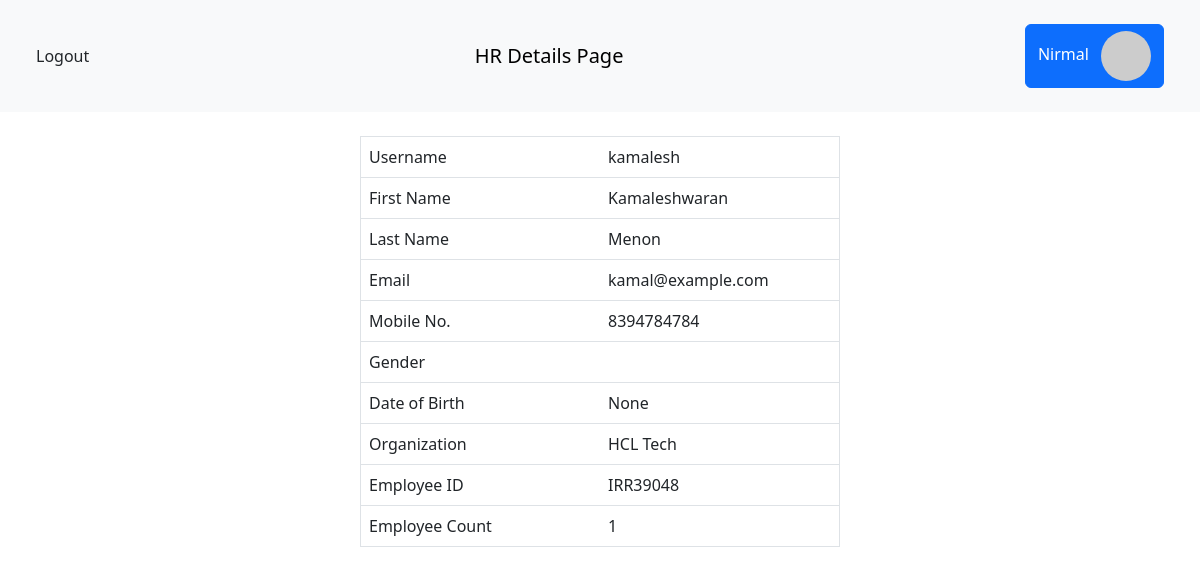
The page /pages/view_hr/2 (signed in) on the database its author committed.
### accounts/models.py (models this page shows)
class User(AbstractUser):
    mobile = models.CharField("Mobile No.", max_length=10, null=False, blank=False)
    emp_id = models.CharField("Employee ID", max_length=8, null=False, blank=False)

class Admin(User):
    org = models.CharField("Organization", max_length=50, null=False, blank=False)

### pages/views.py (the view)
# urls.py: path("view_hr/<int:pk>", views.view_hr_details, name="view_hr"),
def view_hr_details(request, pk):
    if not (if_admin(request) or if_hr(request)):
        return redirect("manager_login")
    context = dict()
    context["title"] = "View Details | HR"
    context["heading"] = "HR Details Page"
    try:
        user = HRManager.objects.all().get(id=pk)
        cur_id = request.user.id
        if (cur_id != user.my_admin.id) and (cur_id != user.id):
            raise Exception()
        employee_count = Employee.objects.all().filter(my_hr=user).count
        data = (
            ("Username", user.username),
            ("First Name", user.first_name),
            ("Last Name", user.last_name),
            ("Email", user.email),
            ("Mobile No.", user.mobile),
            ("Gender", user.gender),
            ("Date of Birth", user.dob),
            ("Organization", user.my_admin.org),
            ("Employee ID", user.emp_id),
            ("Employee Count", employee_count),
        )
        context["data"] = data
    except:
        messages.error(request, USER_NF)
    return render(request, "admin/view_user.html", context)

### accounts/custom.py (called while the page is built)
def if_admin(request):
    if request.user.is_authenticated:
        username = request.user.username
        if Admin.objects.all().filter(username=username).exists():
            return True
    return False

### templates/admin/view_user.html (shortened to what this page needs)
{% extends 'pages/base.html' %}
{% block heading %}{{ heading }}{% endblock heading %}
{% block content %}
<div class="d-flex justify-content-center">
    <table class="table border" style="max-width: 30rem;">
        <tbody>
            {% for field in data %}
            <tr>
                <td class="col-6">{{ field.0 }}</td>
                <td class="col-6">{{ field.1 }}</td>
            </tr>
            {% endfor %}
        </tbody>
    </table>
</div>
{% endblock content %}

### templates/pages/base.html (shortened to what this page needs)
<!DOCTYPE html>
<html lang="en">
<head>
    <link href="https://cdn.jsdelivr.net/npm/bootstrap@5.3.0-alpha1/dist/css/bootstrap.min.css" rel="stylesheet"
>
</head>
<body>
    <nav class="navbar navbar-light bg-light mb-4 p-sm-4">
        <div class="container-fluid">
            <a class="nav-link" href="{% url 'logout' %}">Logout</a>
            <span class="navbar-brand mb-0 h1">{% block heading %}{% endblock heading %}</span>
            <a class="btn btn-primary" href="{% url 'view_profile' %}">{{ user.first_name }}
                <img class="rounded-circle ms-2" src="https://picsum.photos/50" alt="">
            </a>
        </div>
    </nav>
    <div class="container mb-4">
        <div class="row">
            {% block content %}
            {% endblock content%}
        </div>
    </div>
</body>

### rows shown on the page
User: first_name "Nirmal"
User: username "kamalesh" "Kamaleshwaran" "Menon" "kamal@example.com" "8394784784" "IRR39048"
Admin: org "HCL Tech"

### other values the page prints
{{ heading }} "HR Details Page"
{{ field.0 }} "Username" "First Name" "Last Name" "Email" "Mobile No." "Gender" "Date of Birth" "Organization" "Employee ID" "Employee Count"
{{ field.1 }} "None" "1"
